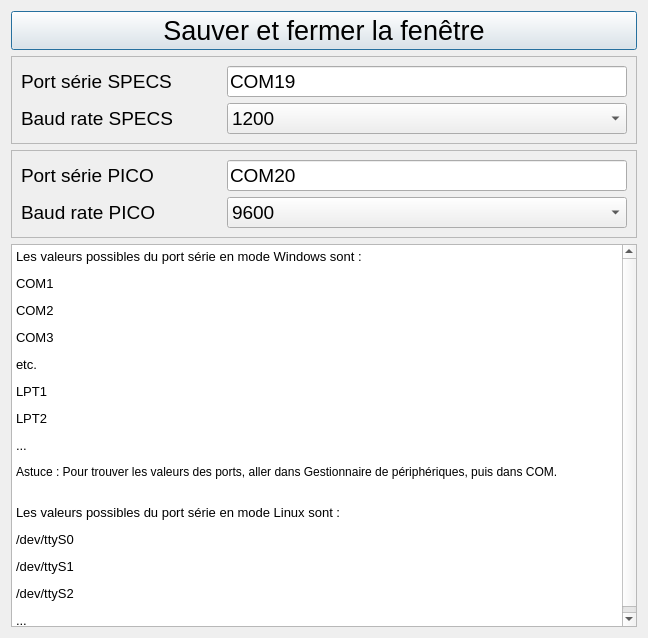
<?xml version="1.0" encoding="UTF-8"?>
<ui version="4.0">
 <class>FenetreConnexion</class>
 <widget class="QDialog" name="FenetreConnexion">
  <property name="geometry">
   <rect>
    <x>0</x>
    <y>0</y>
    <width>648</width>
    <height>638</height>
   </rect>
  </property>
  <property name="windowTitle">
   <string>Configuration RS232</string>
  </property>
  <layout class="QGridLayout" name="gridLayout">
   <item row="1" column="0">
    <widget class="QFrame" name="frameSPECS">
     <property name="frameShape">
      <enum>QFrame::Shape::StyledPanel</enum>
     </property>
     <property name="frameShadow">
      <enum>QFrame::Shadow::Raised</enum>
     </property>
     <layout class="QGridLayout" name="gridLayout1">
      <item row="0" column="1">
       <layout class="QVBoxLayout" name="vboxLayout1">
        <item>
         <widget class="QLineEdit" name="lineEditSPECS">
          <property name="font">
           <font>
            <pointsize>14</pointsize>
           </font>
          </property>
          <property name="text">
           <string>COM19</string>
          </property>
         </widget>
        </item>
        <item>
         <widget class="QComboBox" name="comboBoxSPECS">
          <property name="font">
           <font>
            <pointsize>14</pointsize>
           </font>
          </property>
          <item>
           <property name="text">
            <string>1200</string>
           </property>
          </item>
          <item>
           <property name="text">
            <string>2400</string>
           </property>
          </item>
          <item>
           <property name="text">
            <string>4800</string>
           </property>
          </item>
          <item>
           <property name="text">
            <string>9600</string>
           </property>
          </item>
         </widget>
        </item>
       </layout>
      </item>
      <item row="0" column="0">
       <layout class="QVBoxLayout" name="vboxLayout">
        <item>
         <widget class="QLabel" name="label_2">
          <property name="minimumSize">
           <size>
            <width>200</width>
            <height>0</height>
           </size>
          </property>
          <property name="font">
           <font>
            <pointsize>14</pointsize>
           </font>
          </property>
          <property name="text">
           <string>Port série SPECS</string>
          </property>
         </widget>
        </item>
        <item>
         <widget class="QLabel" name="label_3">
          <property name="font">
           <font>
            <pointsize>14</pointsize>
           </font>
          </property>
          <property name="text">
           <string>Baud rate SPECS</string>
          </property>
         </widget>
        </item>
       </layout>
      </item>
     </layout>
    </widget>
   </item>
   <item row="0" column="0">
    <widget class="QPushButton" name="pushButton_rs232">
     <property name="font">
      <font>
       <pointsize>20</pointsize>
      </font>
     </property>
     <property name="text">
      <string>Sauver et fermer la fenêtre</string>
     </property>
    </widget>
   </item>
   <item row="2" column="0">
    <widget class="QFrame" name="framePICO">
     <property name="frameShape">
      <enum>QFrame::Shape::StyledPanel</enum>
     </property>
     <property name="frameShadow">
      <enum>QFrame::Shadow::Raised</enum>
     </property>
     <layout class="QGridLayout" name="gridLayout_2">
      <item row="0" column="1">
       <layout class="QVBoxLayout" name="vboxLayout3">
        <item>
         <widget class="QLineEdit" name="lineEditPICO">
          <property name="font">
           <font>
            <pointsize>14</pointsize>
           </font>
          </property>
          <property name="text">
           <string>COM20</string>
          </property>
         </widget>
        </item>
        <item>
         <widget class="QComboBox" name="comboBoxPICO">
          <property name="font">
           <font>
            <pointsize>14</pointsize>
           </font>
          </property>
          <item>
           <property name="text">
            <string>9600</string>
           </property>
          </item>
          <item>
           <property name="text">
            <string>4800</string>
           </property>
          </item>
          <item>
           <property name="text">
            <string>2400</string>
           </property>
          </item>
          <item>
           <property name="text">
            <string>1200</string>
           </property>
          </item>
         </widget>
        </item>
       </layout>
      </item>
      <item row="0" column="0">
       <layout class="QVBoxLayout" name="vboxLayout2">
        <item>
         <widget class="QLabel" name="labelPICO_1">
          <property name="minimumSize">
           <size>
            <width>200</width>
            <height>0</height>
           </size>
          </property>
          <property name="font">
           <font>
            <pointsize>14</pointsize>
           </font>
          </property>
          <property name="text">
           <string>Port série PICO</string>
          </property>
         </widget>
        </item>
        <item>
         <widget class="QLabel" name="labelPICO_2">
          <property name="font">
           <font>
            <pointsize>14</pointsize>
           </font>
          </property>
          <property name="text">
           <string>Baud rate PICO</string>
          </property>
         </widget>
        </item>
       </layout>
      </item>
     </layout>
    </widget>
   </item>
   <item row="4" column="0">
    <widget class="QTextEdit" name="textEdit">
     <property name="html">
      <string notr="true">&lt;!DOCTYPE HTML PUBLIC &quot;-//W3C//DTD HTML 4.0//EN&quot; &quot;http://www.w3.org/TR/REC-html40/strict.dtd&quot;&gt;
&lt;html&gt;&lt;head&gt;&lt;meta name=&quot;qrichtext&quot; content=&quot;1&quot; /&gt;&lt;meta charset=&quot;utf-8&quot; /&gt;&lt;style type=&quot;text/css&quot;&gt;
p, li { white-space: pre-wrap; }
hr { height: 1px; border-width: 0; }
li.unchecked::marker { content: &quot;\2610&quot;; }
li.checked::marker { content: &quot;\2612&quot;; }
&lt;/style&gt;&lt;/head&gt;&lt;body style=&quot; font-family:'Segoe UI'; font-size:9pt; font-weight:400; font-style:normal;&quot;&gt;
&lt;p style=&quot; margin-top:12px; margin-bottom:12px; margin-left:0px; margin-right:0px; -qt-block-indent:0; text-indent:0px;&quot;&gt;&lt;span style=&quot; font-size:10pt;&quot;&gt;Les valeurs possibles du port série en mode Windows sont :&lt;/span&gt;&lt;/p&gt;
&lt;p style=&quot; margin-top:12px; margin-bottom:12px; margin-left:0px; margin-right:0px; -qt-block-indent:0; text-indent:0px;&quot;&gt;&lt;span style=&quot; font-size:10pt;&quot;&gt;COM1&lt;/span&gt;&lt;/p&gt;
&lt;p style=&quot; margin-top:12px; margin-bottom:12px; margin-left:0px; margin-right:0px; -qt-block-indent:0; text-indent:0px;&quot;&gt;&lt;span style=&quot; font-size:10pt;&quot;&gt;COM2&lt;/span&gt;&lt;/p&gt;
&lt;p style=&quot; margin-top:12px; margin-bottom:12px; margin-left:0px; margin-right:0px; -qt-block-indent:0; text-indent:0px;&quot;&gt;&lt;span style=&quot; font-size:10pt;&quot;&gt;COM3&lt;/span&gt;&lt;/p&gt;
&lt;p style=&quot; margin-top:12px; margin-bottom:12px; margin-left:0px; margin-right:0px; -qt-block-indent:0; text-indent:0px;&quot;&gt;&lt;span style=&quot; font-size:10pt;&quot;&gt;etc.&lt;/span&gt;&lt;/p&gt;
&lt;p style=&quot; margin-top:12px; margin-bottom:12px; margin-left:0px; margin-right:0px; -qt-block-indent:0; text-indent:0px;&quot;&gt;&lt;span style=&quot; font-size:10pt;&quot;&gt;LPT1&lt;/span&gt;&lt;/p&gt;
&lt;p style=&quot; margin-top:12px; margin-bottom:12px; margin-left:0px; margin-right:0px; -qt-block-indent:0; text-indent:0px;&quot;&gt;&lt;span style=&quot; font-size:10pt;&quot;&gt;LPT2&lt;/span&gt;&lt;/p&gt;
&lt;p style=&quot; margin-top:12px; margin-bottom:12px; margin-left:0px; margin-right:0px; -qt-block-indent:0; text-indent:0px;&quot;&gt;&lt;span style=&quot; font-size:10pt;&quot;&gt;...&lt;/span&gt;&lt;/p&gt;
&lt;p style=&quot; margin-top:12px; margin-bottom:12px; margin-left:0px; margin-right:0px; -qt-block-indent:0; text-indent:0px;&quot;&gt;Astuce : Pour trouver les valeurs des ports, aller dans Gestionnaire de périphériques, puis dans COM.&lt;br /&gt;&lt;/p&gt;
&lt;p style=&quot; margin-top:12px; margin-bottom:12px; margin-left:0px; margin-right:0px; -qt-block-indent:0; text-indent:0px;&quot;&gt;&lt;span style=&quot; font-size:10pt;&quot;&gt;Les valeurs possibles du port série en mode Linux sont :&lt;/span&gt;&lt;/p&gt;
&lt;p style=&quot; margin-top:12px; margin-bottom:12px; margin-left:0px; margin-right:0px; -qt-block-indent:0; text-indent:0px;&quot;&gt;&lt;span style=&quot; font-size:10pt;&quot;&gt;/dev/ttyS0&lt;/span&gt;&lt;/p&gt;
&lt;p style=&quot; margin-top:12px; margin-bottom:12px; margin-left:0px; margin-right:0px; -qt-block-indent:0; text-indent:0px;&quot;&gt;&lt;span style=&quot; font-size:10pt;&quot;&gt;/dev/ttyS1&lt;/span&gt;&lt;/p&gt;
&lt;p style=&quot; margin-top:12px; margin-bottom:12px; margin-left:0px; margin-right:0px; -qt-block-indent:0; text-indent:0px;&quot;&gt;&lt;span style=&quot; font-size:10pt;&quot;&gt;/dev/ttyS2&lt;/span&gt;&lt;/p&gt;
&lt;p style=&quot; margin-top:12px; margin-bottom:12px; margin-left:0px; margin-right:0px; -qt-block-indent:0; text-indent:0px;&quot;&gt;&lt;span style=&quot; font-size:10pt;&quot;&gt;...&lt;/span&gt;&lt;/p&gt;&lt;/body&gt;&lt;/html&gt;</string>
     </property>
    </widget>
   </item>
  </layout>
 </widget>
 <resources/>
 <connections/>
</ui>
